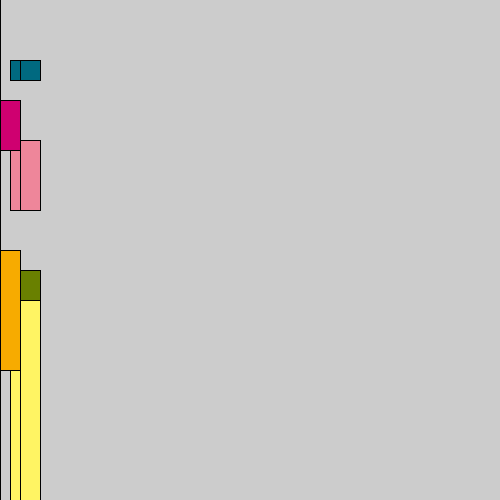
Frame 1 (no input)
Frame 60 (the mouse pressed at the canvas centre just before this capture): identical to frame 1, image omitted
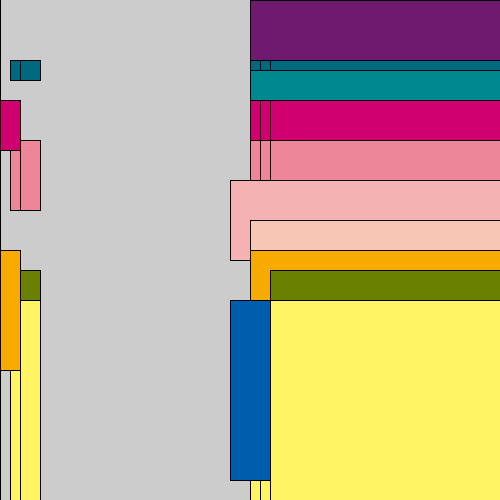
Frame 120 (the mouse held since frame 60 and released just before this capture)

The Processing sketch that drew these frames (run headless with seeded random() and noise(); from frame 60 on, the mouse is pressed at the canvas centre):

// Processing sketch: processing_164826
// ── processing_164826.pde

void setup() {
  size(500, 500);
}
void draw() {
  for (int i=0; i<30; i+=10) {
    fill(111,25,111);
    rect(mouseX, 0, mouseY, 60);
    fill(0, 105, 128);
    rect(mouseX+i, 60, mouseY+i, 20);
    fill(0, 136, 144);
    rect(mouseX, 70, mouseY, 30);
    fill(207, 0, 112);
    rect(mouseX+i, 100, mouseY-i, 50);

    fill(238, 134, 154);
    rect(mouseX+i, 140, mouseY+i, 70);
    fill(245, 178, 178);
    rect(mouseX-i, 180, mouseY+i, 80);
    fill(248, 198, 181);
    rect(mouseX, 220, mouseY, 100);
    fill(247, 171, 0);
    rect(mouseX, 250, mouseY+i, 120);
    fill(105, 128, 0);
    rect(mouseX+i, 270, mouseY+i, 160);
    fill(0, 93, 172);
    rect(mouseX-i, 300, mouseY+i, 180);
    fill(255,244,99);
    rect(mouseX+i, 300, mouseY+i, 300);
  }
}
